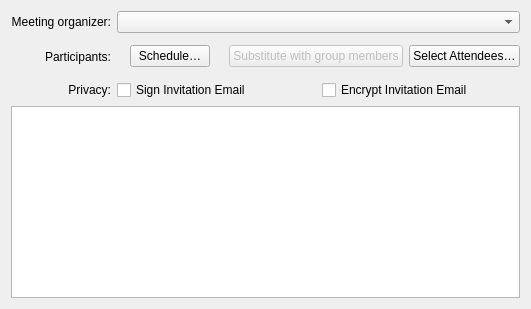
       <widget class="QWidget" name="mAttendeesTab">
        <attribute name="title">
         <string comment="@title:tab attendees of this event or to-do">Attendees</string>
        </attribute>
        <layout class="QGridLayout" name="gridLayout_3">
         <item row="0" column="0">
          <widget class="QLabel" name="label_3">
           <property name="text">
            <string comment="@label:listbox">Meeting organizer:</string>
           </property>
           <property name="alignment">
            <set>Qt::AlignRight|Qt::AlignTrailing|Qt::AlignVCenter</set>
           </property>
          </widget>
         </item>
         <item row="0" column="1">
          <widget class="QStackedWidget" name="mOrganizerStack">
           <property name="sizePolicy">
            <sizepolicy hsizetype="Preferred" vsizetype="Fixed">
             <horstretch>0</horstretch>
             <verstretch>0</verstretch>
            </sizepolicy>
           </property>
           <property name="currentIndex">
            <number>0</number>
           </property>
           <widget class="QWidget" name="page">
            <layout class="QGridLayout" name="gridLayout_2">
             <property name="leftMargin">
              <number>0</number>
             </property>
             <property name="topMargin">
              <number>0</number>
             </property>
             <property name="rightMargin">
              <number>0</number>
             </property>
             <property name="bottomMargin">
              <number>0</number>
             </property>
             <item row="0" column="0">
              <widget class="QComboBox" name="mOrganizerCombo">
               <property name="sizePolicy">
                <sizepolicy hsizetype="MinimumExpanding" vsizetype="Fixed">
                 <horstretch>0</horstretch>
                 <verstretch>0</verstretch>
                </sizepolicy>
               </property>
               <property name="toolTip">
                <string comment="@info:tooltip">Set the organizer identity</string>
               </property>
               <property name="whatsThis">
                <string comment="@info:whatsthis">Sets the identity corresponding to the organizer of this to-do or event. Identities can be set in the 'Personal' section of the KOrganizer configuration. In addition, identities are gathered from your KMail settings and from your address book.</string>
               </property>
              </widget>
             </item>
            </layout>
           </widget>
           <widget class="QWidget" name="page_2">
            <widget class="QLabel" name="mOrganizerLabel">
             <property name="geometry">
              <rect>
               <x>0</x>
               <y>7</y>
               <width>1000</width>
               <height>22</height>
              </rect>
             </property>
             <property name="sizePolicy">
              <sizepolicy hsizetype="Preferred" vsizetype="Fixed">
               <horstretch>0</horstretch>
               <verstretch>0</verstretch>
              </sizepolicy>
             </property>
             <property name="text">
              <string comment="KDE::DoNotExtract">TextLabel</string>
             </property>
            </widget>
           </widget>
          </widget>
         </item>
         <item row="1" column="0">
          <widget class="QLabel" name="label_5">
           <property name="text">
            <string comment="@label participants of this event or to-do">Participants:</string>
           </property>
           <property name="alignment">
            <set>Qt::AlignRight|Qt::AlignTrailing|Qt::AlignVCenter</set>
           </property>
          </widget>
         </item>
         <item row="1" column="1">
          <layout class="QHBoxLayout" name="horizontalLayout_7">
           <item>
            <widget class="QLabel" name="mConflictsLabel">
             <property name="text">
              <string/>
             </property>
            </widget>
           </item>
           <item>
            <widget class="QPushButton" name="mSolveButton">
             <property name="toolTip">
              <string comment="@info:tooltip">Schedule the meeting with your attendees.</string>
             </property>
             <property name="whatsThis">
              <string comment="@info:whatsthis">Opens the scheduling dialog, which will assist in picking a time slot that works for all attendees.</string>
             </property>
             <property name="text">
              <string comment="@action:button">Schedule…</string>
             </property>
            </widget>
           </item>
           <item>
            <spacer name="horizontalSpacer_5">
             <property name="orientation">
              <enum>Qt::Horizontal</enum>
             </property>
             <property name="sizeHint" stdset="0">
              <size>
               <width>13</width>
               <height>35</height>
              </size>
             </property>
            </spacer>
           </item>
           <item>
            <widget class="QPushButton" name="mGroupSubstitution">
             <property name="enabled">
              <bool>false</bool>
             </property>
             <property name="text">
              <string>Substitute with group members</string>
             </property>
            </widget>
           </item>
           <item>
            <widget class="QPushButton" name="mSelectButton">
             <property name="toolTip">
              <string comment="@info:tooltip">Select attendees from your address book.</string>
             </property>
             <property name="whatsThis">
              <string comment="@info:whatsthis">Opens your address book, allowing you to select new attendees from it.</string>
             </property>
             <property name="text">
              <string comment="@action:button">Select Attendees…</string>
             </property>
             <property name="icon">
		     <iconset theme="select"/>
               
             </property>
            </widget>
           </item>
          </layout>
         </item>
         <item row="2" column="0">
          <widget class="QLabel" name="label_4">
           <property name="text">
            <string>Privacy:</string>
           </property>
           <property name="alignment">
            <set>Qt::AlignRight|Qt::AlignTrailing|Qt::AlignVCenter</set>
           </property>
          </widget>
         </item>
         <item row="2" column="1">
          <layout class="QHBoxLayout" name="horizontalLayout_12">
           <item>
            <widget class="QCheckBox" name="mSignItip">
             <property name="text">
              <string>Sign Invitation Email</string>
             </property>
             <property name="icon">
              <iconset theme="document-sign"/>
             </property>
            </widget>
           </item>
           <item>
            <widget class="QCheckBox" name="mEncryptItip">
             <property name="text">
              <string>Encrypt Invitation Email</string>
             </property>
             <property name="icon">
              <iconset theme="document-encrypt"/>
             </property>
            </widget>
           </item>
          </layout>
         </item>
         <item row="3" column="0" colspan="2">
          <widget class="QTableView" name="mAttendeeTable">
           <property name="editTriggers">
            <set>QAbstractItemView::AllEditTriggers</set>
           </property>
           <attribute name="verticalHeaderVisible">
            <bool>false</bool>
           </attribute>
          </widget>
         </item>
        </layout>
       </widget>
